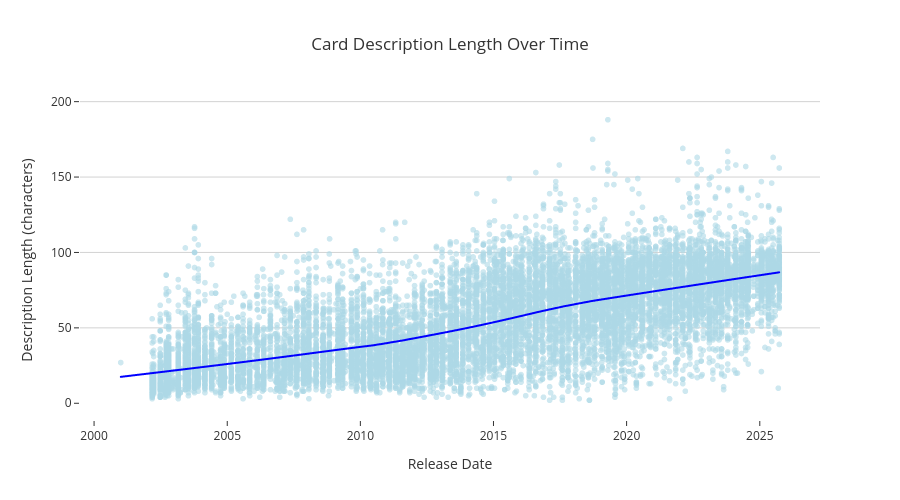

Write notebook code for a chart like this one.
### Code cell
# plot card length over time
fig = px.scatter(
    data,
    x='tcg_date_dt',
    y='desc_length',
    title='Card Description Length Over Time',
    height=500,
    opacity=0.6,
    # Make the points lightblue
    color_discrete_sequence=['lightblue'],
    template='ggplot2',
    trendline='lowess',
    trendline_color_override='blue',
    labels={'name' : 'Card Name',
            'tcg_date_dt': 'Release Date', 
            'desc_length': 'Description Length (characters)'}
)
# Change the background to white and the gridlines to light gray
fig.update_yaxes(showgrid=True, gridcolor='lightgray')
fig.update_layout(plot_bgcolor='white')
fig.update_layout(xaxis_title='Release Date', yaxis_title='Description Length (characters)')
fig.show()

### Figure 1 — Plotly figure (JSON) as saved in the notebook; plotly's stock layout.template omitted (floating-point values rounded to 4 significant figures; data arrays with more than 128 entries replaced by an {"elided": "..."} marker saying what was removed)
{"data": [{"hovertemplate": "Release Date=%{x}<br>Description Length (characters)=%{y}<extra></extra>", "legendgroup": "", "marker": {"color": "lightblue", "opacity": 0.6, "symbol": "circle"}, "mode": "markers", "name": "", "showlegend": false, "type": "scattergl", "x": {"elided": "13483 str values"}, "xaxis": "x", "y": {"elided": "13483 int values"}, "yaxis": "y"}, {"hovertemplate": "<b>LOWESS trendline</b><br><br>Release Date=%{x}<br>Description Length (characters)=%{y} <b>(trend)</b><extra></extra>", "legendgroup": "", "line": {"color": "blue"}, "marker": {"color": "lightblue", "symbol": "circle"}, "mode": "lines", "name": "", "showlegend": false, "type": "scattergl", "x": {"elided": "13483 str values"}, "xaxis": "x", "y": {"elided": "13483 float values"}, "yaxis": "y"}], "layout": {"height": 500, "legend": {"tracegroupgap": 0}, "plot_bgcolor": "white", "title": {"text": "Card Description Length Over Time"}, "xaxis": {"anchor": "y", "domain": [0, 1], "title": {"text": "Release Date"}}, "yaxis": {"anchor": "x", "domain": [0, 1], "gridcolor": "lightgray", "showgrid": true, "title": {"text": "Description Length (characters)"}}}}
